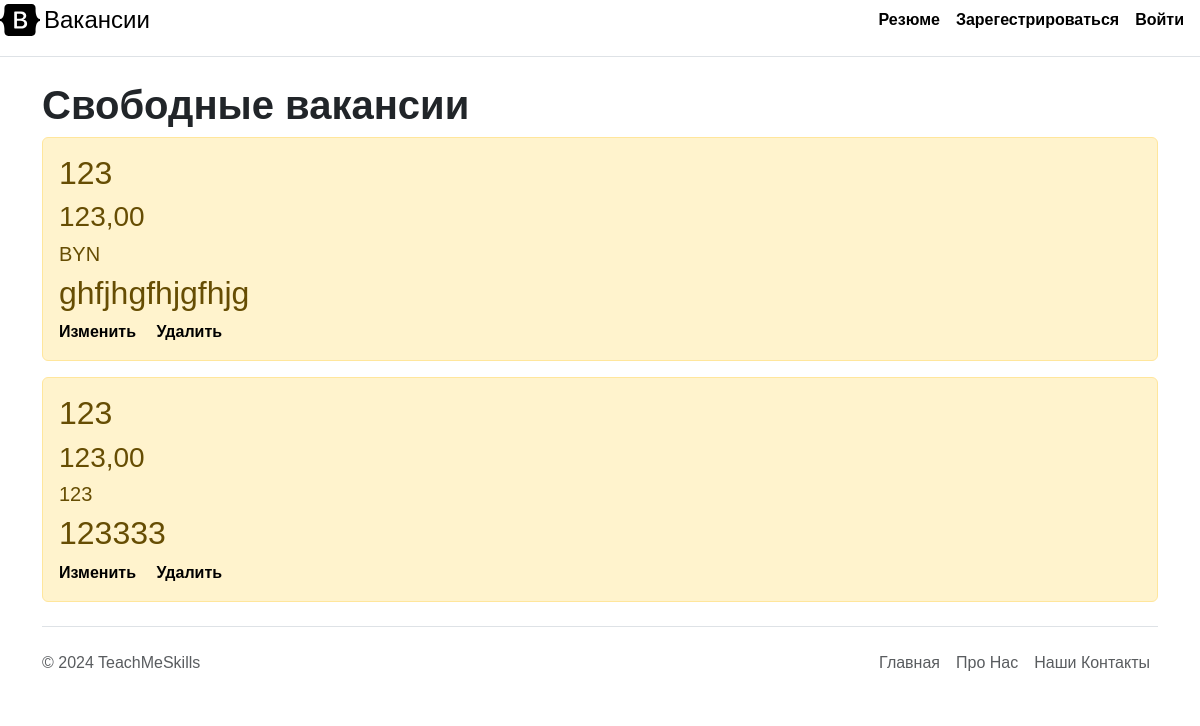
Before: / with the older database file.
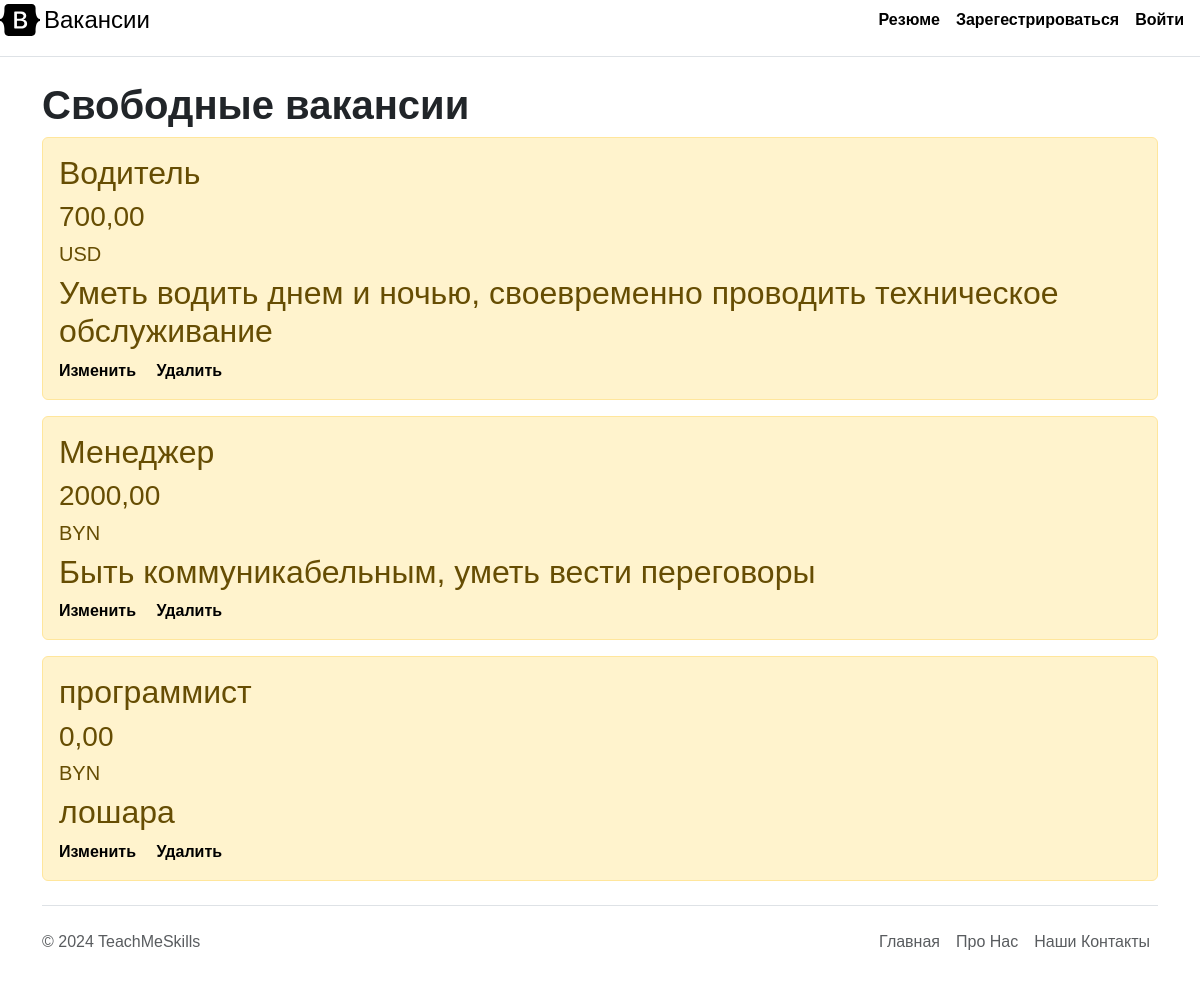
After: the same page with the newer database file.
### main/models.py (models this page shows, shortened)
class Vacancy(models.Model):
    title = models.CharField('Вакансия', max_length=100) # charfield - до 255 символов
    salary = models.DecimalField('Зарплата', max_digits=10, decimal_places=2, null=True)
    currency = models.CharField('Валюта',max_length=5, null=True)
    description = models.TextField('Описание')# textfield - чето побольше
    author = models.ForeignKey(User, on_delete=models.CASCADE, null=True, default=None)

### main/views.py (the view)
# urls.py: path('', views.index, name='home'),
def index(request):
    vacancies = Vacancy.objects.all()
    return render(request, 'main/index.html', {'title': 'Вакансии', 'vacancies': vacancies})

### main/templates/main/index.html (shortened to what this page needs)
{% extends 'main/base.html' %}
{% block content %}
  <h1><b>Свободные вакансии</b></h1>
    {% if vacancies %}
        {% for el in vacancies %}
    <div class="alert alert-warning mt-2">
        <h2>{{ el.title }}</h2>
        <h3>{{ el.salary }}</h3>
        <h5>{{ el.currency }}</h5>
        <h2>{{ el.description }}</h2>
        <a class="me-3 py-2 link-body-emphasis text-decoration-none" href="{% url 'update-vacancy' vacancy_id=el.id %}"><b>Изменить</b></a>
        <a class="me-3 py-2 link-body-emphasis text-decoration-none" href="{% url 'delete-vacancy' vacancy_id=el.id %}"><b>Удалить</b></a>
    </div>
        {% endfor %}
    {% else %}
        <p>У нас нету свободных вакансий</p>
    {% endif %}
{% endblock %}

### main/templates/main/base.html (shortened to what this page needs)
<!DOCTYPE html>
<html lang="ru">
<head>
    <link rel="stylesheet" href="https://cdn.jsdelivr.net/npm/bootstrap@5.3.2/dist/css/bootstrap.min.css">
</head>
<body style="font-family:Arial Black, sans-serif">
 <div class="d-flex flex-column flex-md-row align-items-center pb-3 mb-4 border-bottom">
      <a href="/" class="d-flex align-items-center link-body-emphasis text-decoration-none">
        <span class="fs-4">Вакансии</span>
      </a>
      <nav class="d-inline-flex mt-2 mt-md-0 ms-md-auto">
           <a class="me-3 py-2 link-body-emphasis text-decoration-none" href="{% url 'summary' %}"><b>Резюме</b></a>
           {% if user.is_authenticated %}
          <ul>
              <form action="{% url 'logout' %}" method="post" class="form-inline">
                  {% csrf_token %}
                  <a class="me-3 py-2 link-body-emphasis text-decoration-none" href="{% url 'create' %}"><b>Создать вакансию</b></a>
                  <a class="me-3 py-2 link-body-emphasis text-decoration-none" href="{% url 'create-summary' %}"><b>Создать резюме</b></a>
                  <button type="submit" class="me-3 py-2 link-body-emphasis text-decoration-none" style="display: inline; border: none; background: none; box-shadow: none;"><b>Выйти</b></button>
              </form>
          </ul>
            {% else %}
          <a class="me-3 py-2 link-body-emphasis text-decoration-none" href="{% url 'signup' %}"><b>Зарегестрироваться</b></a>
                    <a class="me-3 py-2 link-body-emphasis text-decoration-none" href="{% url 'login' %}"><b>Войти</b></a>
            {% endif %}
      </nav>
 </div>
    <div class="container">
        {% block content %}{% endblock %}
    </div>
</body>
<div class="container">
  <footer class="d-flex flex-wrap justify-content-between align-items-center py-3 my-4 border-top">
    <p class="col-md-4 mb-0 text-muted">© 2024 TeachMeSkills</p>
    <a href="/" class="col-md-4 d-flex align-items-center justify-content-center mb-3 mb-md-0 me-md-auto link-dark text-decoration-none">
      <svg class="bi me-2" width="40" height="32"><use xlink:href="#bootstrap"></use></svg>
    </a>
    <ul class="nav col-md-4 justify-content-end">
      <li class="nav-item"><a href="{% url 'home' %}" class="nav-link px-2 text-muted ">Главная</a></li>
      <li class="nav-item"><a href="{% url 'about-us' %}" class="nav-link px-2 text-muted">Про Нас</a></li>
        <li class="nav-item"><a href="#" class="nav-link px-2 text-muted">Наши Контакты</a></li>
    </ul>
  </footer>
</div>
    </html>

Changed rows visible on the page:
removed Vacancy: title "123", salary "123,00", currency "BYN", description "ghfjhgfhjgfhjg"
removed Vacancy: title "123", salary "123,00", currency "123", description "123333"
added Vacancy: title "Водитель", salary "700,00", currency "USD", description "Уметь водить днем и ночью, своевременно проводить техническое обслуживание"
added Vacancy: title "Менеджер", salary "2000,00", currency "BYN", description "Быть коммуникабельным, уметь вести переговоры"
added Vacancy: title "программист", salary "0,00", currency "BYN", description "лошара"
